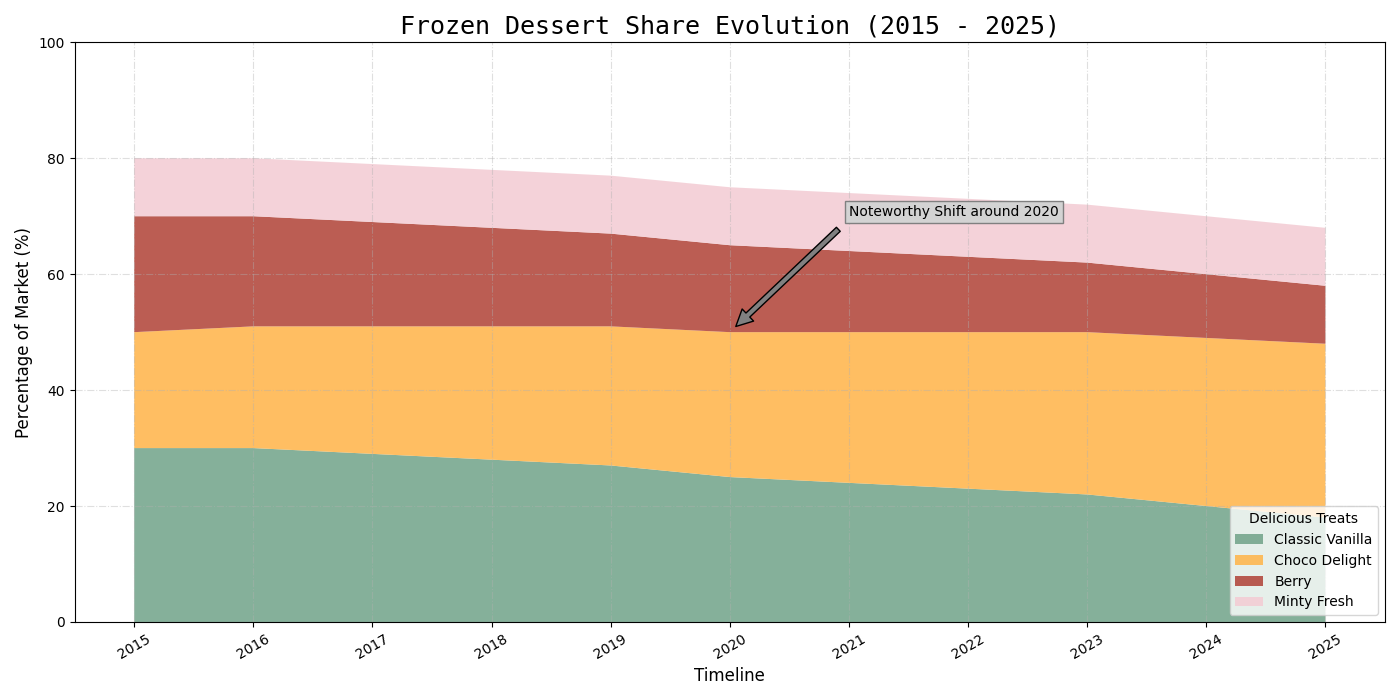

Reproduce this figure in Python.
import matplotlib.pyplot as plt
import numpy as np

years = np.arange(2015, 2026)

vanilla = np.array([30, 30, 29, 28, 27, 25, 24, 23, 22, 20, 18])
chocolate = np.array([20, 21, 22, 23, 24, 25, 26, 27, 28, 29, 30])
strawberry = np.array([20, 19, 18, 17, 16, 15, 14, 13, 12, 11, 10])
mint = np.array([10, 10, 10, 10, 10, 10, 10, 10, 10, 10, 10])

fig, ax = plt.subplots(figsize=(14, 7))

# Changed the order of colors to shuffle them
ax.stackplot(years, vanilla, chocolate, strawberry, mint,
             labels=['Classic Vanilla', 'Choco Delight', 'Berry', 'Minty Fresh'],
             colors=['#70a288', '#ffb347', '#af4035', '#f3cbd3'], alpha=0.85)

ax.set_title("Frozen Dessert Share Evolution (2015 - 2025)", fontsize=18, fontweight='regular', family='monospace')
ax.set_xlabel("Timeline", fontsize=12)
ax.set_ylabel("Percentage of Market (%)", fontsize=12)
plt.xticks(years, rotation=30)
plt.yticks(np.arange(0, 101, 20))

ax.legend(loc='lower right', title="Delicious Treats", fontsize=10)
ax.grid(True, linestyle='-.', alpha=0.4)

ax.annotate('Noteworthy Shift around 2020', xy=(2020, 50),
            xytext=(2021, 70), arrowprops=dict(facecolor='gray', shrink=0.05), fontsize=10,
            bbox=dict(boxstyle="square,pad=0.3", edgecolor='gray', facecolor='lightgray'))

plt.tight_layout()
plt.show()
